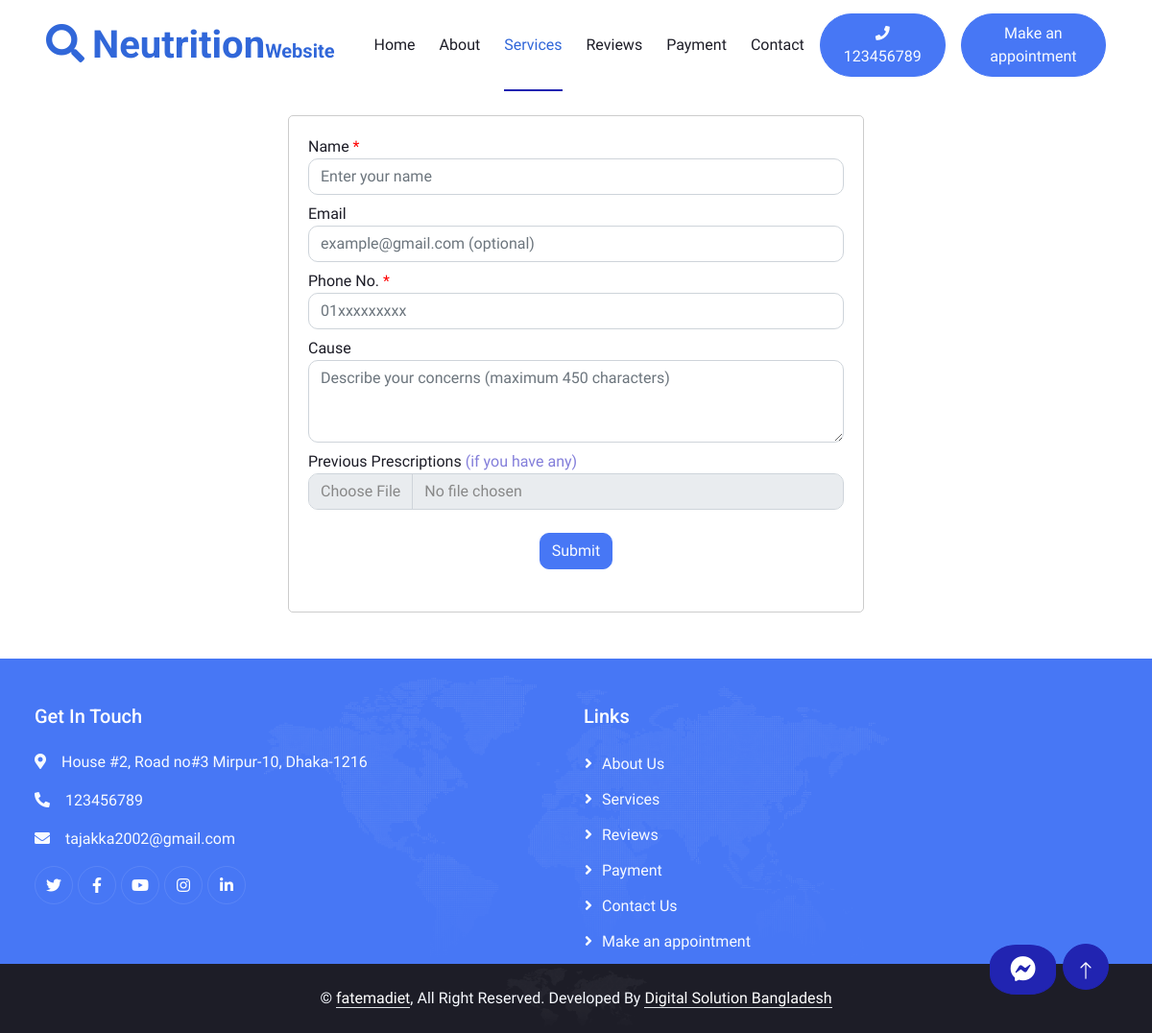
The app's page /appointment with its own data.
### home/models.py (models this page shows, shortened)
class SiteDescription(models.Model):
    long_description = models.TextField()
    full_description_First_Pera = models.TextField(null=True)
    full_description_Second_Pera = models.TextField(null=True)
    full_description_Third_Pera = models.TextField(null=True)
    email = models.EmailField(max_length=100)
    phone = models.CharField(max_length=20)
    availabe_times = models.TextField(null=True)
    location = models.TextField(null=True)
    profile_image = models.ImageField(upload_to='profile_images', null=True, blank=True)
    about_us_image = models.ImageField(upload_to='about_us_images', null=True, blank=True)
    First_banner_image = models.ImageField(upload_to='banner_images', null=True, blank=True)
    Second_banner_image = models.ImageField(upload_to='banner_images', null=True, blank=True)
    Third_banner_image = models.ImageField(upload_to='banner_images', null=True, blank=True)
    bkash_phone_No = models.CharField(max_length=20, null=True, blank=True)
    bkash_transaction_id = models.CharField(max_length=50, null=True, blank=True)
    nagad_phone_No = models.CharField(max_length=20, null=True, blank=True)
    nagad_transaction_id = models.CharField(max_length=50, null=True, blank=True)
    rocket_phone_No = models.CharField(max_length=20, null=True, blank=True)
    rocket_transaction_id = models.CharField(max_length=50, null=True, blank=True)

### home/views.py (the view, shortened to what this page needs)
# urls.py: path('appointment', views.appointment, name='appointment'),
def appointment(request):
    personal_info = SiteDescription.objects.first()
    return render(request, 'appointment.html', {'personal_info': personal_info,'active_page': 'services'})

### templates/appointment.html (shortened to what this page needs)
{% extends 'base.html' %}
{% load static %}
{% block content %}
<div class="fadeIn text-dark"  style="display: flex; justify-content: center; align-items: center; height: 40% ; padding-top: 10%;">
    <form style="width: 50%; padding-top: 0%; padding: 20px; border: 1px solid #ccc; border-radius: 5px;" action="/appointment" method="post" enctype="multipart/form-data">
        <div class="form-group ">
            <label for="name">Name <span style="color: red;">*</span></label>
            <input type="text" class="form-control" id="name" placeholder="Enter your name" name="name" required>
        </div>
        <div class="form-group pt-2">
            <label for="email">Email</label>
            <input type="email" class="form-control" id="email" placeholder="example@gmail.com (optional)" name="email">
        </div>
        <div class="form-group pt-2">
            <label for="phone">Phone No. <span style="color: red;">*</span></label>
            <input type="phone" class="form-control" id="phone" placeholder="01xxxxxxxxx" name="phone" required>
        </div>
        <div class="form-group pt-2">
            <label for="concerns">Cause</label>
            <textarea class="form-control" id="concerns" rows="3" placeholder="Describe your concerns (maximum 450 characters)" name="concerns"></textarea>
        </div>
        <div class="form-group pt-2">
            <label for="pdf_document">Previous Prescriptions <span style="color: rgb(131, 126, 218);"> (if you have any)
            </span></label>
            <input type="file" class="form-control" id="pdf_document" name="pdf_document">
        </div>
        <div class="text-center py-4">
            <button type="submit" class="btn btn-secondary text-light">Submit</button>
        </div>
    </form>
</div>
{% endblock %}

### templates/base.html (shortened to what this page needs)
{% load static %}
<!DOCTYPE html>
<html lang="en">
<head>
    <link href="https://cdnjs.cloudflare.com/ajax/libs/font-awesome/5.10.0/css/all.min.css" rel="stylesheet">
    <link href="https://cdn.jsdelivr.net/npm/bootstrap-icons@1.4.1/font/bootstrap-icons.css" rel="stylesheet">
    <link href="{% static 'lib/animate/animate.min.css' %}" rel="stylesheet">
    <link href="{% static 'lib/owlcarousel/assets/owl.carousel.min.css' %}" rel="stylesheet">
    <link href="{% static 'lib/lightbox/css/lightbox.min.css' %}" rel="stylesheet">
    <link href="{% static 'css/bootstrap.min.css' %}" rel="stylesheet">
    <link href="{% static 'css/style.css' %}" rel="stylesheet">
</head>
<body style="background-color: white;">
    <div class="container-fluid bg-white p-0">
        <div class="container-fluid position-relative p-0 bg-white">
            <nav class="navbar navbar-expand-lg navbar-light px-4 px-lg-5 py-3 py-lg-0 bg-white">
                <a href="" class="navbar-brand p-0">
                    <h1 class="m-0"><i class="fa fa-search me-2"></i>Neutrition<span class="fs-5">Website</span></h1>
                </a>
                <div class="collapse navbar-collapse" id="navbarCollapse">
                    <div class="navbar-nav ms-auto py-0">
                        <a href="{% url 'home' %}" class="nav-item nav-link {% if active_page == 'home' %}active{% endif %}">Home</a>
                        <a href="{% url 'home' %}#about" class="nav-item nav-link {% if active_page == 'about' %}active{% endif %}">About</a>
                        <a href="{% url 'home' %}#services" class="nav-item nav-link {% if active_page == 'services' %}active{% endif %}">Services</a>
                        <a href="{% url 'home' %}#testimonial" class="nav-item nav-link {% if active_page == 'reviews' %}active{% endif %}">Reviews</a>
                        <a  href="{% url 'home' %}#payment" class="nav-item nav-link {% if active_page == 'payment' %}active{% endif %}">Payment</a>
                        <a href="{% url 'home' %}#contact" class="nav-item nav-link {% if active_page == 'contact' %}active{% endif %}">Contact</a>
                    </div>
                    <a  href="{% url 'home' %}"
                        class="btn btn-secondary text-light rounded-pill py-2 px-4 ms-3"><i class="fa fa-phone"
                            style="font-size:15px"></i> {{ personal_info.phone}}</a>
                    <a href="{% url 'appointment' %}"
                        class="btn btn-secondary text-light rounded-pill py-2 px-4 ms-3">Make an appointment</a>
                </div>
            </nav>
        {% block content %}{% endblock %}
        <div class="container-fluid bg-secondary text-light footer mt-5 pt-5 wow fadeIn" data-wow-delay="0.1s">
            <div class="container-fluid">
                <div class="container-fluid">
                    <div class="row g-3">
                        <div class="col-md-6 col-lg-6">
                            <h5 class="text-white mb-4">Get In Touch</h5>
                            <p><i class="fa fa-map-marker-alt me-3"></i>{{ personal_info.location }}</p>
                            <p><i class="fa fa-phone-alt me-3"></i>{{ personal_info.phone }}</p>
                            <p><i class="fa fa-envelope me-3"></i>{{ personal_info.email }}</p>
                            <div class="d-flex pt-0">
                                <a class="btn btn-outline-light btn-social" href=""><i class="fab fa-twitter"></i></a>
                                <a class="btn btn-outline-light btn-social" href=""><i class="fab fa-facebook-f"></i></a>
                                <a class="btn btn-outline-light btn-social" href=""><i class="fab fa-youtube"></i></a>
                                <a class="btn btn-outline-light btn-social" href=""><i class="fab fa-instagram"></i></a>
                                <a class="btn btn-outline-light btn-social" href=""><i class="fab fa-linkedin-in"></i></a>
                            </div>
                        </div>
                        <div class="col-md-6 col-lg-6">
                            <h5 class="text-white mb-4">Links</h5>
                            <a class="btn btn-link" href="{% url 'home' %}#about">About Us</a>
                            <a class="btn btn-link" href="{% url 'home' %}#services">Services</a>
                            <a class="btn btn-link" href="{% url 'home' %}#testimonial">Reviews</a>
                            <a class="btn btn-link" href="{% url 'payment' %}">Payment</a>
                            <a class="btn btn-link" href="{% url 'home' %}#contact">Contact Us</a>
                            <a class="btn btn-link" href="{% url 'appointment' %}">Make an appointment</a>
                        </div>
                    </div>
                </div>
            </div>
            <div style="position: fixed; bottom: 40px; right: 100px;">
                <a href="https://www.facebook.com/messages/t" class="btn btn-lg btn-primary messenger-btn" style="padding: 10px 20px; border-radius: 40%; transition: transform 0.3s ease-in-out;"><i class='fab fa-facebook-messenger fa-lg'></i></a>
            </div>
            <a href="#" class="btn btn-lg btn-primary btn-lg-square back-to-top pt-2 up-btn" style="transition: transform 0.3s ease-in-out;"><i class="bi bi-arrow-up"></i></a>
        </div>
        <div class="container-fluid bg-dark text-light footer mt-0 py-4 wow fadeIn text-center" data-wow-delay="0.1s" >
            &copy; <a class="border-bottom" style="color: white;" href="#">fatemadiet</a>, All Right Reserved.
                        Developed By <a class="border-bottom" href="https://htmlcodex.com" style="color: white;">Digital Solution Bangladesh</a>
        </div>
</body>
</html>

### static/css/style.css (style rules this page uses)
:root { --primary: #3167d9; --secondary: #2124B1; --light: #F7FAFF; --dark: #1D1D27; }
.back-to-top { position: fixed; display: none; right: 45px; bottom: 45px; z-index: 99; }
h1, h2, h3, .fw-bold { font-weight: 700 !important; }
h4, h5, h6, .fw-medium { font-weight: 500 !important; }
.btn { font-weight: 500; transition: .5s; }
.btn-lg-square { width: 48px; height: 48px; }
.btn-square, .btn-sm-square, .btn-lg-square { padding: 0; display: flex; align-items: center; justify-content: center; font-weight: normal; border-radius: 50px; }
.navbar-light .navbar-nav .nav-link { position: relative; margin-left: 25px; padding: 35px 0; color: var(--dark) !important; outline: none; transition: .5s; }
.navbar-light .navbar-nav .nav-link:hover, .navbar-light .navbar-nav .nav-link.active { color: var(--primary) !important; }
.navbar-light .navbar-brand h1 { color: var(--primary) }
@media (min-width: 992px) { .navbar-light { position: absolute; width: 100%; top: 0; left: 0; border-bottom: 1px solid rgba(256, 256, 256, .1); z-index: 999; } }
@media (min-width: 992px) { .navbar-light .navbar-nav .nav-link::before { position: absolute; content: ""; width: 0; height: 2px; bottom: -1px; left: 50%; background: var(--secondary); transition: .5s; } }
@media (min-width: 992px) { .navbar-light .navbar-nav .nav-link:hover::before, .navbar-light .navbar-nav .nav-link.active::before { width: 100%; left: 0; } }
.footer { width: 100%; background: url(../img/footer.png) center center no-repeat; background-size: contain; }
.footer .btn.btn-social { margin-right: 5px; width: 40px; height: 40px; display: flex; align-items: center; justify-content: center; color: var(--primary); border: 1px solid rgba(256, 256, 256, .1); border-radius: 40px; transition: .3s; }
.footer .btn.btn-link { display: block; margin-bottom: 10px; padding: 0; text-align: left; color: var(--light); font-weight: normal; transition: .3s; }
.footer .btn.btn-link::before { position: relative; content: "\f105"; font-family: "Font Awesome 5 Free"; font-weight: 900; margin-right: 10px; }

### templates/base.html (style rules this page uses)
.btn-social i { color: white; transition: transform 0.3s ease; }

### records on screen
SiteDescription: phone "123456789", location "House #2, Road no#3 Mirpur-10, Dhaka-1216", email "tajakka2002@gmail.com"
